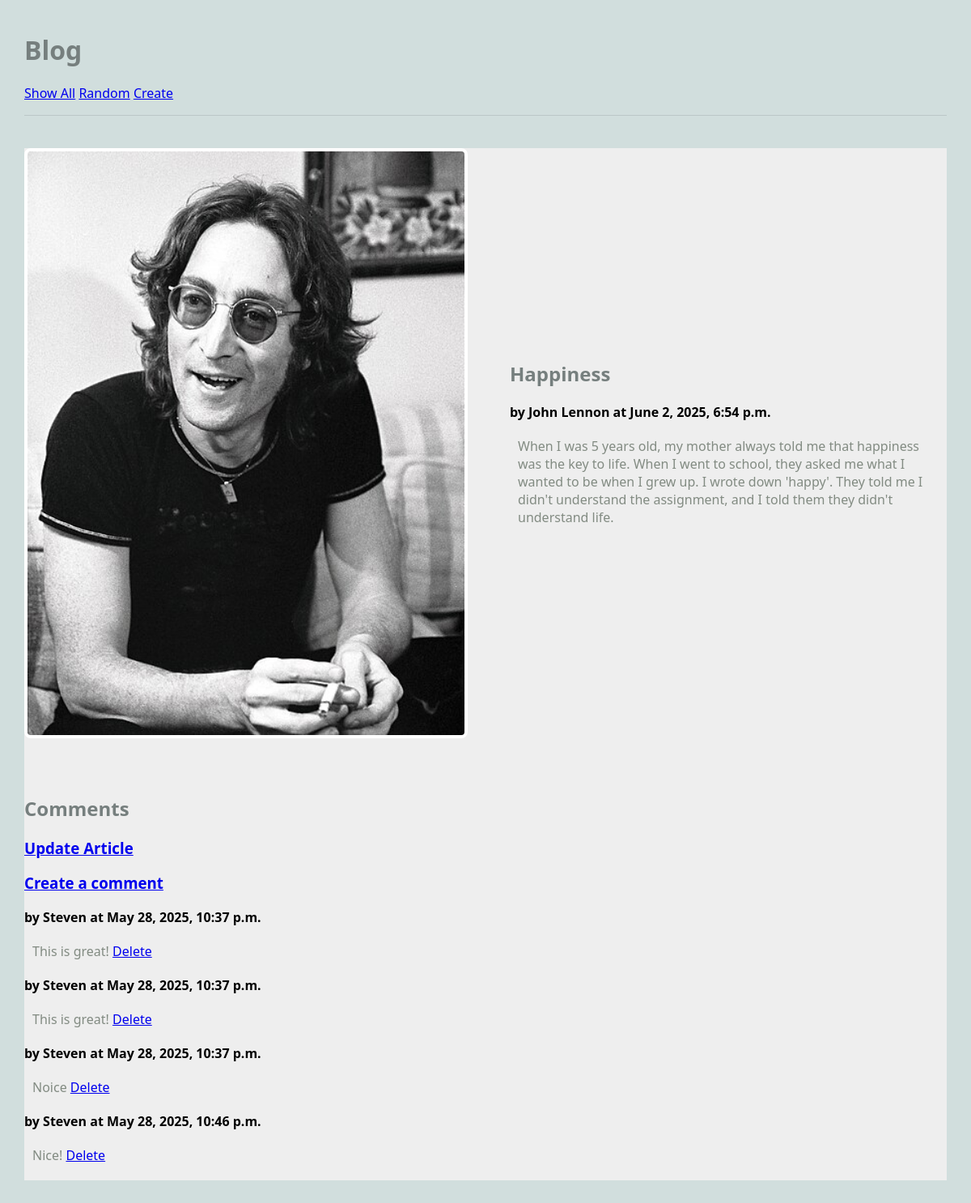
/blog/article/1, run on the app's committed database.
### blog/models.py (models this page shows, shortened)
class Article(models.Model):
    title = models.TextField(blank=False)
    author = models.TextField(blank=False)
    text = models.TextField(blank=False)
    published = models.DateTimeField(auto_now=True)
    image_file = models.ImageField(blank=True)
    def get_all_comments(self):
        comments = Comment.objects.filter(article=self)
        return comments

class Comment(models.Model):
    article = models.ForeignKey("Article", on_delete=models.CASCADE)
    author = models.TextField(blank=False)
    text = models.TextField(blank=False)
    published = models.DateTimeField(auto_now=True)

### blog/views.py (the view)
# urls.py: path('article/<int:pk>', ArticleView.as_view(), name='article'),# new
class ArticleView(DetailView):
    model = Article
    template_name = 'blog/article.html' ## reusing same template!!
    context_object_name = 'article'

### blog/templates/blog/article.html (shortened to what this page needs)
{% extends 'blog/base.html' %}
{% block content %}
<main class="grid-container">
    <article class="featured">
        {% if article.image_file %}
		<img src="{{article.image_file.url}}" alt="{{article.image_file.url}}">
		{% endif %}
        <div>
        <h2>{{article.title}}</h2>
        <strong>by {{article.author}} at {{article.published}}</strong>
        <p>
        {{article.text}}
        </p>
        </div>
    </article>
    <div>
    <h2>Comments</h2>
    <h3><a href="{% url 'blog:update_article' article.pk %}">Update Article</a></h3>
    <h3><a href="{% url 'blog:create_comment' article.pk %}">Create a comment</a></h3>
    {% for c in article.get_all_comments %}
    <article>
        <div>
        <strong>by {{c.author}} at {{c.published}}</strong>
        <p>
        {{c.text}}
        <a href="{% url 'blog:delete_comment' c.pk %}">Delete</a>
        </div>
    </article>
    {% endfor %}
</div>
</main>
{% endblock %}

### static/blog_styles.css (style rules this page uses)
body { margin: 30px; background: #d1dedd; font-family:'Segoe UI', Tahoma, Geneva, Verdana, sans-serif; }
h1, h2, h3 { color: #767f7e; }
p { color: #828b82; }
.grid-container { background: #eee; max-width: 900px; display: grid; grid-template-columns: repeat(3, 1fr); grid-gap: 10px; max-width: 1200px; margin: 20px auto; }
article.featured { grid-column: span 3; display: grid; gap: 60px; grid-template-columns: 1fr 1fr; align-items: center; border-bottom: 1px #bbc7c7; padding-bottom: 40px; }
article img, article.featured img { width: 100%; border: 4px solid #fff; border-radius: 8px; }
article p, article h3 { margin: 20px 10px; }

### data on the page
Article: image_file (picture), title "Happiness", author "John Lennon", published "June 2, 2025, 6:54 p.m.", text "When I was 5 years old, my mother always told me that happiness was the key to life. When I went to school, they asked me what I wanted to be when I grew up. I wrote down 'happy'. They told me I didn't understand the assignment, and I told them they didn't understand life."
Comment: author "Steven", published "May 28, 2025, 10:37 p.m.", text "This is great!"
Comment: author "Steven", published "May 28, 2025, 10:37 p.m.", text "This is great!"
Comment: author "Steven", published "May 28, 2025, 10:37 p.m.", text "Noice"
Comment: author "Steven", published "May 28, 2025, 10:46 p.m.", text "Nice!"
